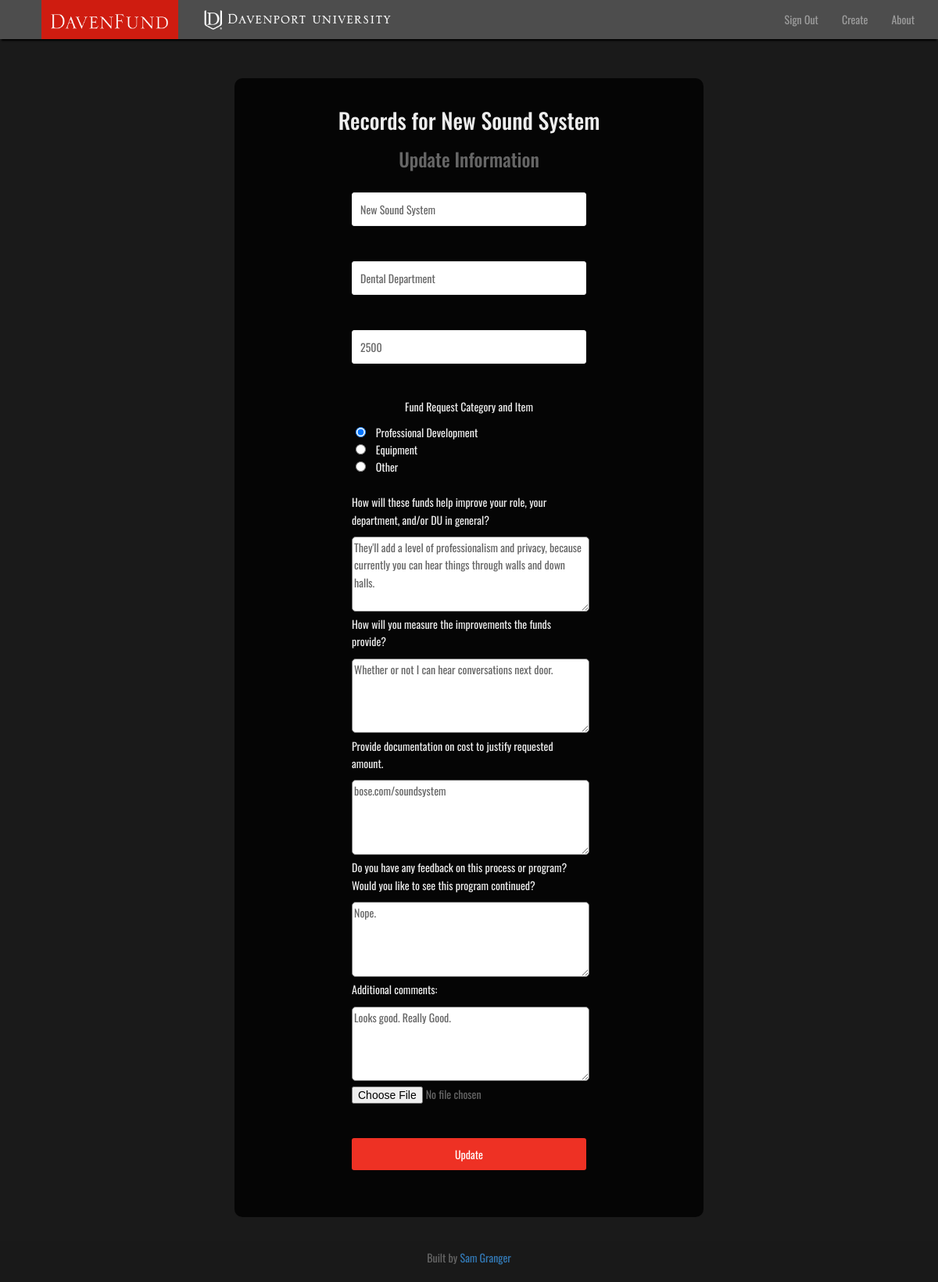
Page /edit.php?id=15 on the committed database.
### tables this page shows
CREATE TABLE `proposals` (
  `id` int(11) unsigned NOT NULL,
  `pname` varchar(250) NOT NULL,
  `pdept` varchar(250) NOT NULL,
  `pamount` int(11) NOT NULL,
  `prequest` varchar(30) NOT NULL,
  `pdescription` text NOT NULL,
  `pmeasure` text NOT NULL,
  `pdocument` text NOT NULL,
  `pfeedback` text NOT NULL,
  `pcomments` text NOT NULL,
  `image` varchar(200) NOT NULL
);

### assets/includes/rowvars.php (called while the page is built, shortened)
<?php
$id = $_GET['id'];
try {
$sql = "SELECT * FROM proposals WHERE id='$id'";
$results = $pdoConnect->query($sql);
} catch (PDOException $e) {
  echo $e->getMessage();
}
while ($row = $results->fetch(PDO::FETCH_ASSOC)) {
  $id = $row['id'];
  $pn = $row['pname'];
  $pd = $row['pdept'];
  $pa = $row['pamount'];
  $pdes = $row['pdescription'];
  $pm = $row['pmeasure'];
  $pdoc = $row['pdocument'];
  $pf = $row['pfeedback'];
  $pc = $row['pcomments'];
}

### edit.php (the view)
<?php
include('assets/includes/db.php');
include 'assets/includes/header.php';
include 'assets/includes/rowvars.php';
?>
<div class="center-container field-box">
  <div class="center-title">
    <h1>Records for <?php echo $pn; ?></h1>
    <h3>Update Information</h3>
  </div>
  <div class="center-form">
    <form action='update.php?id=<?php echo $id ?>' method="post">
      <input type="text" name="pname" required value="<?php echo $pn; ?>" placeholder="Proposal Name"><br><br>
      <input type="text" name="pdept" required value="<?php echo $pd; ?>" placeholder="Department"><br><br>
      <input type="number" name="pamount" required value="<?php echo $pa; ?>" placeholder="Amount ($0 — $5,000)" min="0" max="5000"><br><br>
      <p class="form-text">Fund Request Category and Item</p>
      <div class="radio-container">
        <input type="radio" name="prequest" value="Professional Development" checked>&nbsp;&nbsp;&nbsp;&nbsp;Professional Development<br>
        <input type="radio" name="prequest" value="Equipment">&nbsp;&nbsp;&nbsp;&nbsp;Equipment<br>
        <input type="radio" name="prequest" value="Other">&nbsp;&nbsp;&nbsp;&nbsp;Other<br>
      </div>
      <br>
      <div class="question-container">
        <p class="form-text">How will these funds help improve your role, your department, and/or DU in general?</p>
        <textarea rows="4" cols="47" placeholder="&nbsp;&nbsp;..." name="pdescription"><?php echo $pdes; ?></textarea>
        <p class="form-text">How will you measure the improvements the funds provide?</p>
        <textarea rows="4" cols="47" placeholder="&nbsp;&nbsp;..." name="pmeasure"><?php echo $pm; ?></textarea>
        <p class="form-text">Provide documentation on cost to justify requested amount.</p>
        <textarea rows="4" cols="47" placeholder="&nbsp;&nbsp;..." name="pdocument"><?php echo $pdoc; ?></textarea>
        <p class="form-text">Do you have any feedback on this process or program? Would you like to see this program continued?</p>
        <textarea rows="4" cols="47" placeholder="&nbsp;&nbsp;..." name="pfeedback"><?php echo $pf; ?></textarea>
        <p class="form-text">Additional comments:</p>
        <textarea rows="4" cols="47" placeholder="&nbsp;&nbsp;..." name="pcomments"><?php echo $pc; ?></textarea>
      </div>
      <input type="file" name="image" id="fileToUpload"><br><br>
      <input type="submit" name="update" value="Update">
    </form>
</div>
</div>
<?php include 'assets/includes/footer.php'; ?>

### assets/css/main.css (style rules this page uses)
html { font-family: sans-serif; -ms-text-size-adjust: 100%; -webkit-text-size-adjust: 100%; }
body { margin: 0; }
h1 { font-size: 2em; margin: 0.67em 0; }
button, input, optgroup, select, textarea { color: inherit; font: inherit; margin: 0; }
button, html input[type="button"], input[type="reset"], input[type="submit"] { -webkit-appearance: button; cursor: pointer; }
input { line-height: normal; }
input[type="checkbox"], input[type="radio"] { box-sizing: border-box; padding: 0; }
textarea { overflow: auto; }
html { height: 100%; }
body { background-color: #1a1a1a; position: relative; min-height: 100%; margin: 0; padding-bottom: 6rem; font-size: 14px; line-height: 1.6; font-family: 'Oswald', sans-serif; color: #666; -webkit-font-smoothing: antialiased; -webkit-text-size-adjust: 100%; }
.center-container { border-radius: 10px; max-width: 600px; margin: 0 auto; text-align: center; }
.field-box { background-color: rgba(0, 0, 0, 0.8); }
.center-title { margin-top: 100px; padding: 20px; }
.center-title h1 { color: #eee; }
.center-form { width: 300px; padding-bottom: 40px; margin: 0 auto; }
input[type="text"], input[type="password"], input[type="number"] { outline: none; padding: 10px; display: block; width: 300px; border-radius: 3px; border: 1px solid #eee; }
input[type="submit"] { padding: 10px; color: #fff; width: 300px; margin: 20px auto; margin-top: 0px; border: 0px; border-radius: 3px; cursor: pointer; background-color: #ee3124; }
.form-text { color: #eee; }
.radio-container { text-align: left; max-width: inherit; color: #eee; }
.question-container .form-text { text-align: left; }
.question-container textarea { border-radius: 5px; }
.center-form .radio-container { margin-left: 5px; }

### rows in the picture
proposals: pname "New Sound System", pdept "Dental Department", pamount "2500", pdescription "They'll add a level of professionalism and privacy, because currently you can hear things through walls and down halls.", pmeasure "Whether or not I can hear conversations next door.", pdocument "bose.com/soundsystem", pfeedback "Nope.", pcomments "Looks good. Really Good."
